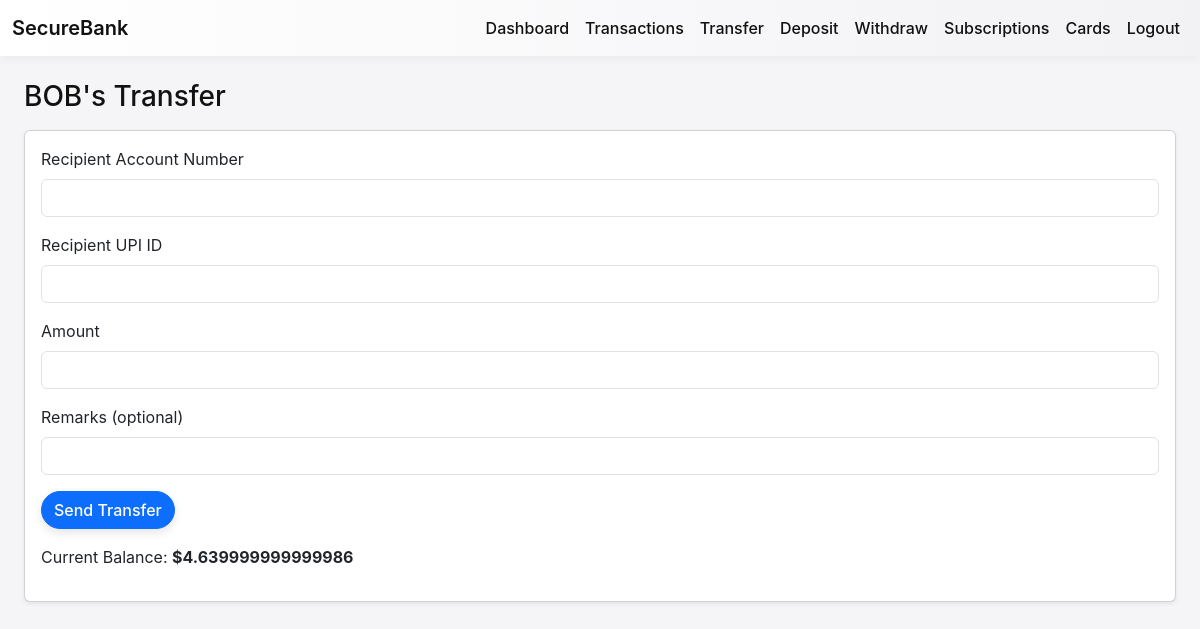
Before: /transfer (signed in) with the older database file.
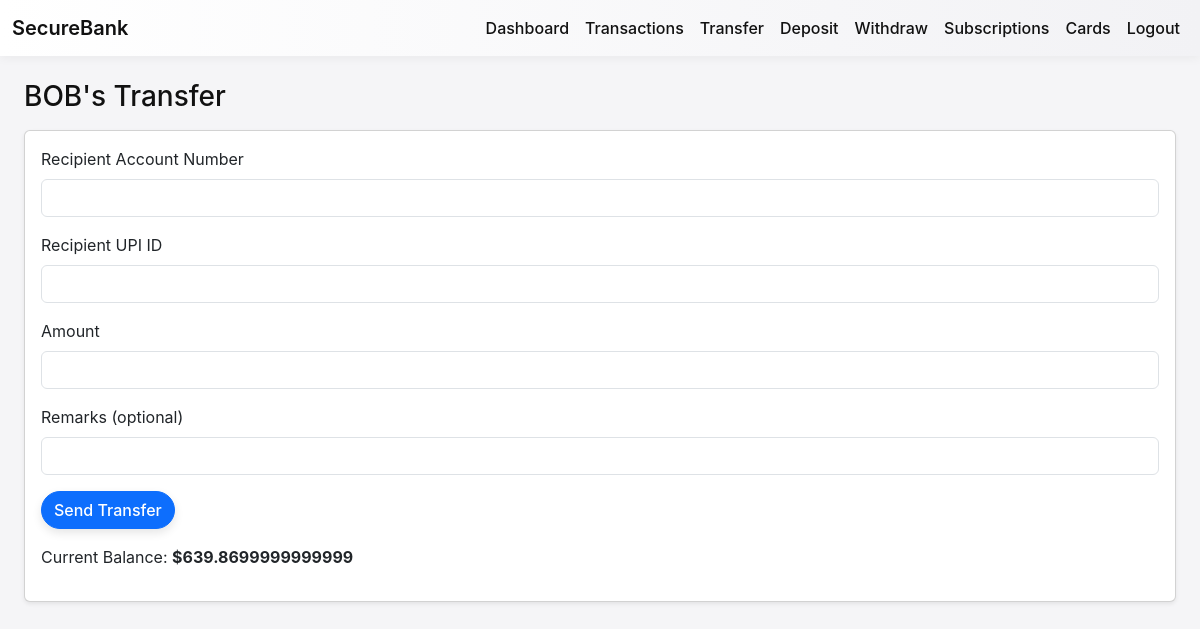
After: the same page with the newer database file.
### app/models/models.py (models this page shows)
class Account(db.Model):
    __tablename__ = 'account'
    id = db.Column(db.Integer, primary_key=True)
    user_id = db.Column(db.Integer, db.ForeignKey('login.id'), nullable=False)
    account_number = db.Column(db.String(20), unique=True, nullable=False)
    balance = db.Column(db.Float, default=0.0, nullable=False)
    created_at = db.Column(db.DateTime, default=datetime.utcnow)
    upi = db.relationship('Upi', backref='account', uselist=False)
    cards = db.relationship('Card', backref='account', lazy=True)
    transactions = db.relationship('Transaction', backref='account', lazy=True)

### app/routes.py (the view, shortened to what this page needs)
@main.route('/transfer', methods=['GET','POST'])
def transfer_view():
    if 'user_id' not in session:
        flash('Please login first.', 'warning')
        return redirect(url_for('main.login_view'))
    sender = Login.query.get(session['user_id'])
    sender_account = Account.query.filter_by(user_id=sender.id).first()
    return render_template('transfer.html', balance=sender_account.balance, username=sender.username)

### app/templates/transfer.html
{% extends 'base.html' %}
{% block content %}
<div class="container mt-4">
  <h3>{{ username | upper }}'s Transfer</h3>
  <div class="card shadow-sm mt-3">
    <div class="card-body">
      <form method="POST">
        <div class="mb-3">
          <label class="form-label">Recipient Account Number</label>
          <input type="text" class="form-control" name="account_number">
        </div>
        <div class="mb-3">
          <label class="form-label">Recipient UPI ID</label>
          <input type="text" class="form-control" name="upi_id">
        </div>
        <div class="mb-3">
          <label class="form-label">Amount</label>
          <input type="number" step="0.01" class="form-control" name="amount" required>
        </div>
        <div class="mb-3">
          <label class="form-label">Remarks (optional)</label>
          <input type="text" class="form-control" name="remarks">
        </div>
        <button type="submit" class="btn btn-primary">Send Transfer</button>
      </form>
      <p class="mt-3">Current Balance: <strong>${{ balance }}</strong></p>
    </div>
  </div>
</div>
{% endblock %}

Changed rows visible on the page:
changed Account: balance "4.639999999999986" → "639.8699999999999"
